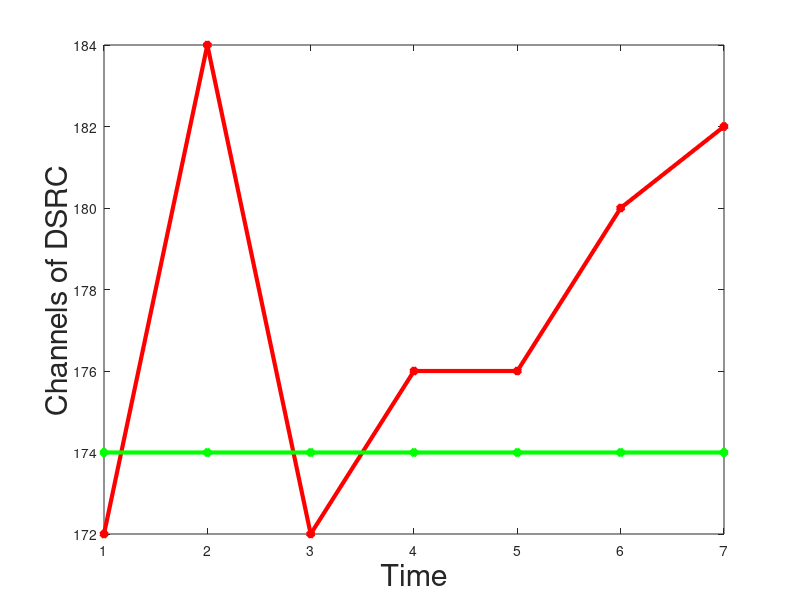

The MATLAB script that drew this image: (Note: this script raises an error after producing the figure.)
close all;
clear all;
clc;

x=[1:1:7];
y=[174,174,174,174,174,174,174];
hop=[172,184,172,176,176,180,182];

plot(x,hop,'*r-','Linewidth',2)
hold on
plot(x,y,'*g-','Linewidth',2)


%% For increasing Fonts
hold on;
set(findall(gca, 'Type', 'Line'),'LineWidth',3);
xlabel('Time', 'FontSize', 22);
ylabel('Channels of DSRC','FontSize',22);
ax = gca;
ax.FontSize = 22;

%% For Different Legends
leg = legend('Platoon channels','Attacker channels','Location','best');
leg.FontSize = 24;

